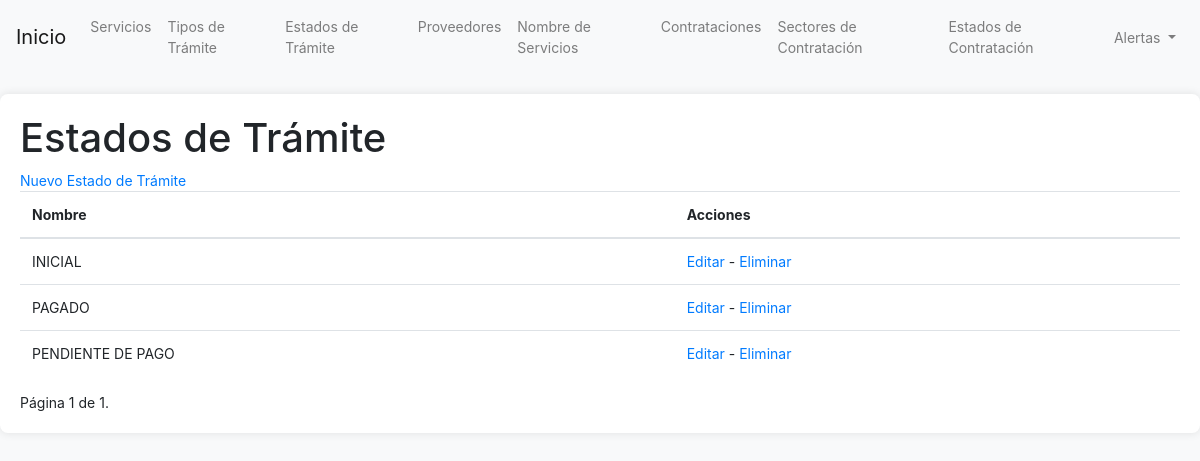
The page /estado_tramite/ on the database its author committed.
### servicios/models.py (models this page shows, shortened)
class EstadoTramite(models.Model):
    nombre = models.CharField(max_length=100)

### servicios/views.py (the view)
# urls.py: path('estado_tramite/', views.estado_tramite_list, name='estado_tramite_list'),
def estado_tramite_list(request):
    query = request.GET.get('q')
    order_by = request.GET.get('order_by', 'nombre')
    direction = request.GET.get('direction', 'asc')
    estados = EstadoTramite.objects.all()
    if query:
        estados = estados.filter(
            Q(nombre__icontains=query)
        )
    if direction == 'desc':
        order_by = f'-{order_by}'
    estados = estados.order_by(order_by)
    paginator = Paginator(estados, 20)
    page_number = request.GET.get('page')
    page_obj = paginator.get_page(page_number)
    return render(request, 'servicios/estado_tramite_list.html', {
        'page_obj': page_obj,
        'query': query,
        'order_by': order_by,
        'direction': direction,
        'estados': estados  # Asegúrate de pasar 'estados' al contexto
    })

### servicios/templates/servicios/estado_tramite_list.html (shortened to what this page needs)
{% extends 'base.html' %}
{% block content %}
<h1>Estados de Trámite</h1>
<a href="{% url 'estado_tramite_create' %}">Nuevo Estado de Trámite</a>
<table class="table">
    <thead>
        <tr>
            <th>Nombre</th>
            <th>Acciones</th>
        </tr>
    </thead>
    <tbody>
        {% for estado in page_obj %}
        <tr>
            <td>{{ estado.nombre }}</td>
            <td>
                <a href="{% url 'estado_tramite_update' estado.pk %}">Editar</a> -
                <a href="{% url 'estado_tramite_delete' estado.pk %}">Eliminar</a>
            </td>
        </tr>
        {% endfor %}
    </tbody>
</table>
<div class="pagination">
    <span class="step-links">
        <span class="current">
            Página {{ page_obj.number }} de {{ page_obj.paginator.num_pages }}.
        </span>
    </span>
</div>
{% endblock %}

### servicios/templates/base.html (style rules this page uses)
body { background-color: #f8f9fa; margin: 0; padding: 0; box-sizing: border-box; font-size: 0.875rem; }
.table th, .table td { vertical-align: middle; font-size: 0.875rem; }

### rows shown on the page
EstadoTramite: nombre "INICIAL"
EstadoTramite: nombre "PAGADO"
EstadoTramite: nombre "PENDIENTE DE PAGO"

### other values the page prints
{{ page_obj.number }} "1"
{{ page_obj.paginator.num_pages }} "1"
